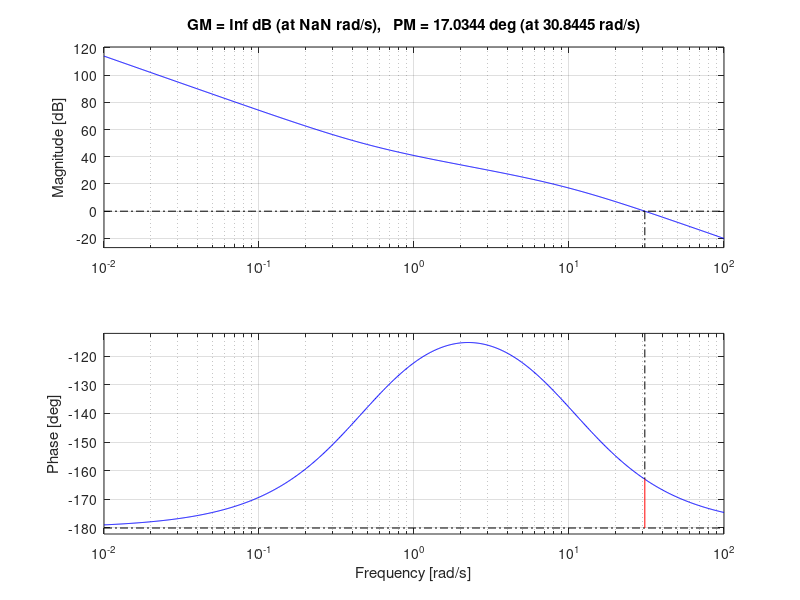
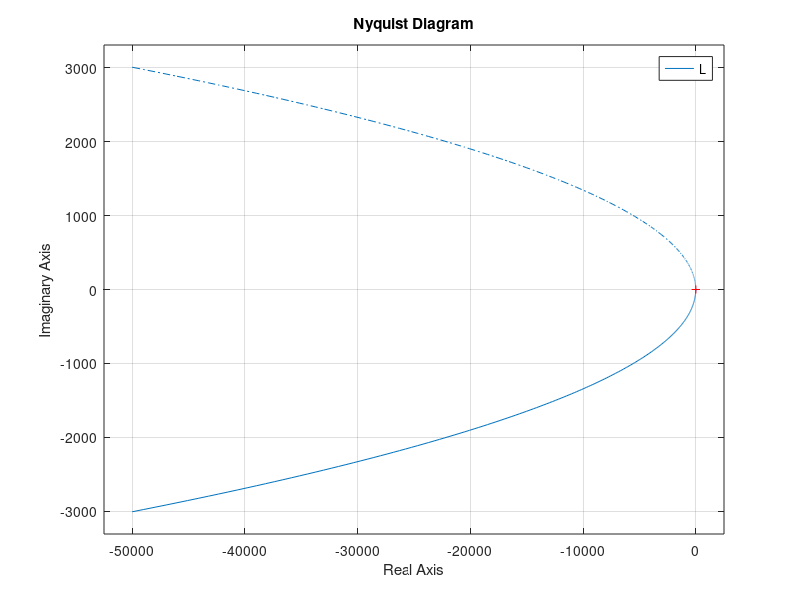

The MATLAB source for these figures, in order:
J  = 0.01;
b  = 0.1;
Kt = 0.5;

Kp = 20;
Ki = 10;

% Plant and controller
G = tf(Kt, [J b 0]);          % G(s) = Kt / (J s^2 + b s)
C = tf([Kp Ki], [1 0]);       % C(s) = (Kp s + Ki) / s
L = series(C, G);
T = feedback(L, 1);

% Classical stability margins
[gm, pm, w_gc, w_pc] = margin(L);
gm_db = 20*log10(gm);

fprintf("Gain margin: %.3f (%.2f dB) at w_pc = %.3f rad/s\n", gm, gm_db, w_pc);
fprintf("Phase margin: %.3f deg at w_gc = %.3f rad/s\n", pm, w_gc);

% Delay and multiplicative uncertainty margins
pm_rad   = deg2rad(pm);
tau_max  = pm_rad / w_gc;
deltaMax = 2 * sin(0.5 * pm_rad);
fprintf("Approx delay margin tau_max = %.4f s\n", tau_max);
fprintf("Approx multiplicative uncertainty delta_max = %.3f\n", deltaMax);

% Bode and Nyquist plots
figure;
margin(L); grid on;           % Bode with margins highlighted

figure;
nyquist(L); grid on;

% Simulink integration (example sketch):
% 1. Build a Simulink model with 'Plant', 'Controller', and 'Feedback' blocks.
% 2. Use 'linearize' or 'linmod' to obtain the linearized open-loop model L.
% 3. Use 'margin' on the linearized L to verify GM/PM even when the plant
%    is part of a more complex robot model (e.g., using Robotics System Toolbox).
